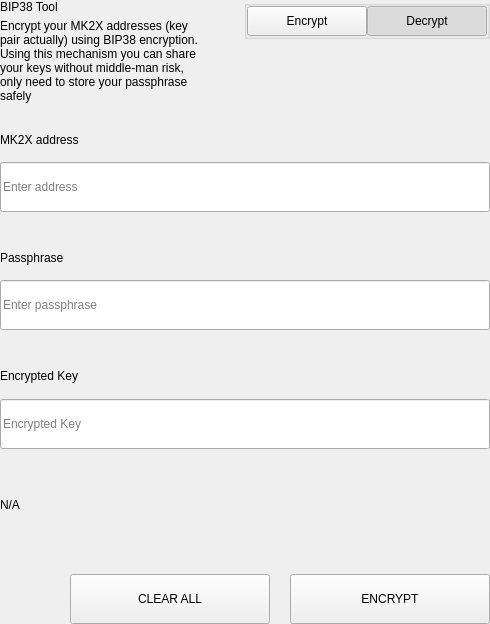
<?xml version="1.0" encoding="UTF-8"?>
<ui version="4.0">
 <class>SettingsBitToolWidget</class>
 <widget class="QWidget" name="SettingsBitToolWidget">
  <property name="geometry">
   <rect>
    <x>0</x>
    <y>0</y>
    <width>490</width>
    <height>624</height>
   </rect>
  </property>
  <property name="windowTitle">
   <string>Form</string>
  </property>
  <layout class="QVBoxLayout" name="verticalLayout">
   <property name="spacing">
    <number>0</number>
   </property>
   <property name="leftMargin">
    <number>0</number>
   </property>
   <property name="topMargin">
    <number>0</number>
   </property>
   <property name="rightMargin">
    <number>0</number>
   </property>
   <property name="bottomMargin">
    <number>0</number>
   </property>
   <item>
    <widget class="QWidget" name="left" native="true">
     <layout class="QVBoxLayout" name="verticalLayout_3">
      <property name="leftMargin">
       <number>0</number>
      </property>
      <property name="topMargin">
       <number>0</number>
      </property>
      <property name="rightMargin">
       <number>0</number>
      </property>
      <property name="bottomMargin">
       <number>0</number>
      </property>
      <item>
       <layout class="QVBoxLayout" name="verticalLayout_2">
        <property name="spacing">
         <number>0</number>
        </property>
        <item>
         <layout class="QHBoxLayout" name="horizontalLayout_3" stretch="3,1">
          <property name="spacing">
           <number>40</number>
          </property>
          <item>
           <layout class="QVBoxLayout" name="verticalLayoutTitle">
            <property name="spacing">
             <number>5</number>
            </property>
            <item>
             <widget class="QLabel" name="labelTitle">
              <property name="text">
               <string>BIP38 Tool</string>
              </property>
             </widget>
            </item>
            <item>
             <widget class="QLabel" name="labelSubtitle1">
              <property name="text">
               <string>Encrypt your MK2X addresses (key pair actually) using BIP38 encryption.
Using this mechanism you can share your keys without middle-man risk, only need to store your passphrase safely</string>
              </property>
              <property name="wordWrap">
               <bool>true</bool>
              </property>
             </widget>
            </item>
           </layout>
          </item>
          <item alignment="Qt::AlignTop">
           <widget class="QGroupBox" name="groupBox">
            <property name="title">
             <string/>
            </property>
            <property name="alignment">
             <set>Qt::AlignLeading|Qt::AlignLeft|Qt::AlignTop</set>
            </property>
            <layout class="QHBoxLayout" name="horizontalLayout_4">
             <property name="spacing">
              <number>0</number>
             </property>
             <property name="leftMargin">
              <number>0</number>
             </property>
             <property name="topMargin">
              <number>0</number>
             </property>
             <property name="rightMargin">
              <number>0</number>
             </property>
             <property name="bottomMargin">
              <number>0</number>
             </property>
             <item>
              <spacer name="horizontalSpacer">
               <property name="orientation">
                <enum>Qt::Horizontal</enum>
               </property>
               <property name="sizeHint" stdset="0">
                <size>
                 <width>40</width>
                 <height>20</height>
                </size>
               </property>
              </spacer>
             </item>
             <item>
              <widget class="QPushButton" name="pushLeft">
               <property name="minimumSize">
                <size>
                 <width>120</width>
                 <height>30</height>
                </size>
               </property>
               <property name="maximumSize">
                <size>
                 <width>120</width>
                 <height>30</height>
                </size>
               </property>
               <property name="focusPolicy">
                <enum>Qt::NoFocus</enum>
               </property>
               <property name="text">
                <string>Encrypt</string>
               </property>
               <property name="checkable">
                <bool>true</bool>
               </property>
               <property name="autoExclusive">
                <bool>true</bool>
               </property>
              </widget>
             </item>
             <item>
              <widget class="QPushButton" name="pushRight">
               <property name="minimumSize">
                <size>
                 <width>120</width>
                 <height>30</height>
                </size>
               </property>
               <property name="maximumSize">
                <size>
                 <width>120</width>
                 <height>30</height>
                </size>
               </property>
               <property name="focusPolicy">
                <enum>Qt::NoFocus</enum>
               </property>
               <property name="text">
                <string>Decrypt</string>
               </property>
               <property name="checkable">
                <bool>true</bool>
               </property>
               <property name="checked">
                <bool>true</bool>
               </property>
               <property name="autoExclusive">
                <bool>true</bool>
               </property>
              </widget>
             </item>
            </layout>
           </widget>
          </item>
         </layout>
        </item>
        <item>
         <widget class="QStackedWidget" name="stackedWidget">
          <property name="currentIndex">
           <number>1</number>
          </property>
          <widget class="QWidget" name="pageDecrypt">
           <layout class="QVBoxLayout" name="verticalLayout_5">
            <property name="spacing">
             <number>0</number>
            </property>
            <property name="leftMargin">
             <number>0</number>
            </property>
            <property name="topMargin">
             <number>0</number>
            </property>
            <property name="rightMargin">
             <number>0</number>
            </property>
            <property name="bottomMargin">
             <number>0</number>
            </property>
            <item>
             <widget class="QWidget" name="widget" native="true">
              <property name="minimumSize">
               <size>
                <width>0</width>
                <height>100</height>
               </size>
              </property>
              <layout class="QVBoxLayout" name="verticalLayout_4">
               <property name="spacing">
                <number>0</number>
               </property>
               <property name="leftMargin">
                <number>0</number>
               </property>
               <property name="topMargin">
                <number>0</number>
               </property>
               <property name="rightMargin">
                <number>0</number>
               </property>
               <property name="bottomMargin">
                <number>0</number>
               </property>
               <item>
                <spacer name="verticalSpacer_2">
                 <property name="orientation">
                  <enum>Qt::Vertical</enum>
                 </property>
                 <property name="sizeType">
                  <enum>QSizePolicy::Fixed</enum>
                 </property>
                 <property name="sizeHint" stdset="0">
                  <size>
                   <width>20</width>
                   <height>20</height>
                  </size>
                 </property>
                </spacer>
               </item>
               <item>
                <layout class="QHBoxLayout" name="horizontalLayout_6" stretch="2">
                 <property name="spacing">
                  <number>0</number>
                 </property>
                 <item>
                  <layout class="QVBoxLayout" name="verticalLayout_7">
                   <property name="spacing">
                    <number>9</number>
                   </property>
                   <item>
                    <widget class="QLabel" name="labelSubtitleKey">
                     <property name="minimumSize">
                      <size>
                       <width>0</width>
                       <height>20</height>
                      </size>
                     </property>
                     <property name="maximumSize">
                      <size>
                       <width>16777215</width>
                       <height>20</height>
                      </size>
                     </property>
                     <property name="text">
                      <string>Encrypted key</string>
                     </property>
                    </widget>
                   </item>
                   <item>
                    <widget class="QLineEdit" name="lineEditKey">
                     <property name="minimumSize">
                      <size>
                       <width>0</width>
                       <height>50</height>
                      </size>
                     </property>
                     <property name="maximumSize">
                      <size>
                       <width>16777215</width>
                       <height>50</height>
                      </size>
                     </property>
                     <property name="placeholderText">
                      <string>Enter a encrypted key</string>
                     </property>
                    </widget>
                   </item>
                  </layout>
                 </item>
                </layout>
               </item>
               <item>
                <spacer name="verticalSpacer_3">
                 <property name="orientation">
                  <enum>Qt::Vertical</enum>
                 </property>
                 <property name="sizeType">
                  <enum>QSizePolicy::Fixed</enum>
                 </property>
                 <property name="sizeHint" stdset="0">
                  <size>
                   <width>20</width>
                   <height>20</height>
                  </size>
                 </property>
                </spacer>
               </item>
               <item>
                <layout class="QVBoxLayout" name="verticalLayout_9">
                 <property name="spacing">
                  <number>9</number>
                 </property>
                 <item>
                  <widget class="QLabel" name="labelSubtitlePassphrase">
                   <property name="maximumSize">
                    <size>
                     <width>16777215</width>
                     <height>20</height>
                    </size>
                   </property>
                   <property name="text">
                    <string>Passphrase</string>
                   </property>
                  </widget>
                 </item>
                 <item>
                  <widget class="QLineEdit" name="lineEditPassphrase">
                   <property name="minimumSize">
                    <size>
                     <width>0</width>
                     <height>50</height>
                    </size>
                   </property>
                   <property name="maximumSize">
                    <size>
                     <width>16777215</width>
                     <height>50</height>
                    </size>
                   </property>
                   <property name="placeholderText">
                    <string>Enter a passphrase</string>
                   </property>
                  </widget>
                 </item>
                </layout>
               </item>
               <item>
                <spacer name="verticalSpacer_4">
                 <property name="orientation">
                  <enum>Qt::Vertical</enum>
                 </property>
                 <property name="sizeType">
                  <enum>QSizePolicy::Fixed</enum>
                 </property>
                 <property name="sizeHint" stdset="0">
                  <size>
                   <width>20</width>
                   <height>20</height>
                  </size>
                 </property>
                </spacer>
               </item>
               <item>
                <widget class="QWidget" name="widget_3" native="true">
                 <property name="sizePolicy">
                  <sizepolicy hsizetype="Preferred" vsizetype="Fixed">
                   <horstretch>0</horstretch>
                   <verstretch>0</verstretch>
                  </sizepolicy>
                 </property>
                 <layout class="QVBoxLayout" name="verticalLayout_10">
                  <property name="spacing">
                   <number>9</number>
                  </property>
                  <property name="leftMargin">
                   <number>0</number>
                  </property>
                  <property name="topMargin">
                   <number>0</number>
                  </property>
                  <property name="rightMargin">
                   <number>0</number>
                  </property>
                  <property name="bottomMargin">
                   <number>0</number>
                  </property>
                  <item>
                   <widget class="QLabel" name="labelSubtitleDecryptResult">
                    <property name="minimumSize">
                     <size>
                      <width>0</width>
                      <height>20</height>
                     </size>
                    </property>
                    <property name="maximumSize">
                     <size>
                      <width>16777215</width>
                      <height>20</height>
                     </size>
                    </property>
                    <property name="text">
                     <string>Decrypted address result</string>
                    </property>
                   </widget>
                  </item>
                  <item>
                   <widget class="QWidget" name="widget_4" native="true">
                    <layout class="QHBoxLayout" name="horizontalLayout" stretch="6,0,1">
                     <property name="spacing">
                      <number>0</number>
                     </property>
                     <property name="leftMargin">
                      <number>0</number>
                     </property>
                     <property name="topMargin">
                      <number>0</number>
                     </property>
                     <property name="rightMargin">
                      <number>0</number>
                     </property>
                     <property name="bottomMargin">
                      <number>0</number>
                     </property>
                     <item alignment="Qt::AlignVCenter">
                      <widget class="QLineEdit" name="lineEditDecryptResult">
                       <property name="minimumSize">
                        <size>
                         <width>0</width>
                         <height>50</height>
                        </size>
                       </property>
                       <property name="maximumSize">
                        <size>
                         <width>16777215</width>
                         <height>50</height>
                        </size>
                       </property>
                       <property name="placeholderText">
                        <string>Decrypted Address</string>
                       </property>
                      </widget>
                     </item>
                     <item>
                      <spacer name="horizontalSpacer_4">
                       <property name="orientation">
                        <enum>Qt::Horizontal</enum>
                       </property>
                       <property name="sizeType">
                        <enum>QSizePolicy::Fixed</enum>
                       </property>
                       <property name="sizeHint" stdset="0">
                        <size>
                         <width>20</width>
                         <height>50</height>
                        </size>
                       </property>
                      </spacer>
                     </item>
                     <item>
                      <widget class="QPushButton" name="pushButtonImport">
                       <property name="minimumSize">
                        <size>
                         <width>140</width>
                         <height>40</height>
                        </size>
                       </property>
                       <property name="text">
                        <string>Import Address</string>
                       </property>
                      </widget>
                     </item>
                    </layout>
                   </widget>
                  </item>
                 </layout>
                </widget>
               </item>
               <item>
                <widget class="QLabel" name="statusLabel_DEC">
                 <property name="maximumSize">
                  <size>
                   <width>16777215</width>
                   <height>40</height>
                  </size>
                 </property>
                 <property name="text">
                  <string/>
                 </property>
                </widget>
               </item>
               <item>
                <spacer name="verticalSpacer">
                 <property name="orientation">
                  <enum>Qt::Vertical</enum>
                 </property>
                 <property name="sizeType">
                  <enum>QSizePolicy::Preferred</enum>
                 </property>
                 <property name="sizeHint" stdset="0">
                  <size>
                   <width>20</width>
                   <height>20</height>
                  </size>
                 </property>
                </spacer>
               </item>
               <item>
                <layout class="QHBoxLayout" name="horizontalLayout_7">
                 <property name="spacing">
                  <number>0</number>
                 </property>
                 <item>
                  <spacer name="horizontalSpacer_5">
                   <property name="orientation">
                    <enum>Qt::Horizontal</enum>
                   </property>
                   <property name="sizeType">
                    <enum>QSizePolicy::Expanding</enum>
                   </property>
                   <property name="sizeHint" stdset="0">
                    <size>
                     <width>40</width>
                     <height>20</height>
                    </size>
                   </property>
                  </spacer>
                 </item>
                 <item>
                  <widget class="QPushButton" name="pushButtonDecryptClear">
                   <property name="minimumSize">
                    <size>
                     <width>200</width>
                     <height>50</height>
                    </size>
                   </property>
                   <property name="maximumSize">
                    <size>
                     <width>200</width>
                     <height>50</height>
                    </size>
                   </property>
                   <property name="text">
                    <string>CLEAR</string>
                   </property>
                  </widget>
                 </item>
                 <item>
                  <spacer name="horizontalSpacer_3">
                   <property name="orientation">
                    <enum>Qt::Horizontal</enum>
                   </property>
                   <property name="sizeType">
                    <enum>QSizePolicy::Fixed</enum>
                   </property>
                   <property name="sizeHint" stdset="0">
                    <size>
                     <width>20</width>
                     <height>20</height>
                    </size>
                   </property>
                  </spacer>
                 </item>
                 <item>
                  <widget class="QPushButton" name="pushButtonDecrypt">
                   <property name="minimumSize">
                    <size>
                     <width>200</width>
                     <height>50</height>
                    </size>
                   </property>
                   <property name="maximumSize">
                    <size>
                     <width>200</width>
                     <height>50</height>
                    </size>
                   </property>
                   <property name="text">
                    <string>DECRYPT KEY</string>
                   </property>
                  </widget>
                 </item>
                </layout>
               </item>
              </layout>
             </widget>
            </item>
           </layout>
          </widget>
          <widget class="QWidget" name="pageEncrypt">
           <layout class="QVBoxLayout" name="verticalLayout_11">
            <property name="spacing">
             <number>0</number>
            </property>
            <property name="leftMargin">
             <number>0</number>
            </property>
            <property name="topMargin">
             <number>0</number>
            </property>
            <property name="rightMargin">
             <number>0</number>
            </property>
            <property name="bottomMargin">
             <number>0</number>
            </property>
            <item>
             <spacer name="verticalSpacer_8">
              <property name="orientation">
               <enum>Qt::Vertical</enum>
              </property>
              <property name="sizeType">
               <enum>QSizePolicy::Fixed</enum>
              </property>
              <property name="sizeHint" stdset="0">
               <size>
                <width>20</width>
                <height>20</height>
               </size>
              </property>
             </spacer>
            </item>
            <item>
             <widget class="QWidget" name="containerAddressEnc" native="true">
              <layout class="QVBoxLayout" name="containerAddressEncLayout">
               <property name="spacing">
                <number>5</number>
               </property>
               <property name="leftMargin">
                <number>0</number>
               </property>
               <property name="topMargin">
                <number>0</number>
               </property>
               <property name="rightMargin">
                <number>0</number>
               </property>
               <property name="bottomMargin">
                <number>0</number>
               </property>
               <item>
                <widget class="QLabel" name="labelSubtitleAddress">
                 <property name="minimumSize">
                  <size>
                   <width>0</width>
                   <height>20</height>
                  </size>
                 </property>
                 <property name="maximumSize">
                  <size>
                   <width>16777215</width>
                   <height>20</height>
                  </size>
                 </property>
                 <property name="text">
                  <string>MK2X address</string>
                 </property>
                </widget>
               </item>
               <item>
                <widget class="QLineEdit" name="addressIn_ENC">
                 <property name="minimumSize">
                  <size>
                   <width>0</width>
                   <height>50</height>
                  </size>
                 </property>
                 <property name="placeholderText">
                  <string>Enter address</string>
                 </property>
                </widget>
               </item>
              </layout>
             </widget>
            </item>
            <item>
             <spacer name="verticalSpacer_6">
              <property name="orientation">
               <enum>Qt::Vertical</enum>
              </property>
              <property name="sizeType">
               <enum>QSizePolicy::Fixed</enum>
              </property>
              <property name="sizeHint" stdset="0">
               <size>
                <width>20</width>
                <height>20</height>
               </size>
              </property>
             </spacer>
            </item>
            <item>
             <widget class="QWidget" name="containerAddress" native="true">
              <layout class="QHBoxLayout" name="horizontalLayout_9" stretch="2">
               <property name="spacing">
                <number>0</number>
               </property>
               <property name="leftMargin">
                <number>0</number>
               </property>
               <property name="topMargin">
                <number>0</number>
               </property>
               <property name="rightMargin">
                <number>0</number>
               </property>
               <property name="bottomMargin">
                <number>0</number>
               </property>
               <item>
                <layout class="QVBoxLayout" name="verticalLayout_8">
                 <property name="spacing">
                  <number>5</number>
                 </property>
                 <item>
                  <widget class="QLabel" name="labelSubtitleMessage">
                   <property name="minimumSize">
                    <size>
                     <width>0</width>
                     <height>20</height>
                    </size>
                   </property>
                   <property name="maximumSize">
                    <size>
                     <width>16777215</width>
                     <height>20</height>
                    </size>
                   </property>
                   <property name="text">
                    <string>Passphrase</string>
                   </property>
                  </widget>
                 </item>
                 <item>
                  <widget class="QLineEdit" name="passphraseIn_ENC">
                   <property name="minimumSize">
                    <size>
                     <width>0</width>
                     <height>50</height>
                    </size>
                   </property>
                   <property name="maximumSize">
                    <size>
                     <width>16777215</width>
                     <height>50</height>
                    </size>
                   </property>
                   <property name="placeholderText">
                    <string>Enter passphrase</string>
                   </property>
                  </widget>
                 </item>
                </layout>
               </item>
              </layout>
             </widget>
            </item>
            <item>
             <spacer name="verticalSpacer_7">
              <property name="orientation">
               <enum>Qt::Vertical</enum>
              </property>
              <property name="sizeType">
               <enum>QSizePolicy::Fixed</enum>
              </property>
              <property name="sizeHint" stdset="0">
               <size>
                <width>20</width>
                <height>20</height>
               </size>
              </property>
             </spacer>
            </item>
            <item>
             <widget class="QWidget" name="widget_2" native="true">
              <property name="minimumSize">
               <size>
                <width>0</width>
                <height>75</height>
               </size>
              </property>
              <property name="maximumSize">
               <size>
                <width>16777215</width>
                <height>16777215</height>
               </size>
              </property>
              <layout class="QVBoxLayout" name="verticalLayout_6">
               <property name="leftMargin">
                <number>0</number>
               </property>
               <property name="topMargin">
                <number>0</number>
               </property>
               <property name="rightMargin">
                <number>0</number>
               </property>
               <property name="bottomMargin">
                <number>0</number>
               </property>
               <item>
                <widget class="QLabel" name="labelSubtitleEncryptedKey">
                 <property name="minimumSize">
                  <size>
                   <width>0</width>
                   <height>20</height>
                  </size>
                 </property>
                 <property name="maximumSize">
                  <size>
                   <width>16777215</width>
                   <height>20</height>
                  </size>
                 </property>
                 <property name="text">
                  <string>Encrypted Key</string>
                 </property>
                </widget>
               </item>
               <item>
                <widget class="QLineEdit" name="encryptedKeyOut_ENC">
                 <property name="minimumSize">
                  <size>
                   <width>0</width>
                   <height>50</height>
                  </size>
                 </property>
                 <property name="placeholderText">
                  <string>Encrypted Key</string>
                 </property>
                </widget>
               </item>
              </layout>
             </widget>
            </item>
            <item>
             <widget class="QLabel" name="statusLabel_ENC">
              <property name="text">
               <string notr="true">N/A</string>
              </property>
             </widget>
            </item>
            <item>
             <spacer name="verticalSpacer_5">
              <property name="orientation">
               <enum>Qt::Vertical</enum>
              </property>
              <property name="sizeType">
               <enum>QSizePolicy::Fixed</enum>
              </property>
              <property name="sizeHint" stdset="0">
               <size>
                <width>20</width>
                <height>20</height>
               </size>
              </property>
             </spacer>
            </item>
            <item>
             <layout class="QHBoxLayout" name="horizontalLayout_8">
              <property name="spacing">
               <number>0</number>
              </property>
              <item>
               <spacer name="horizontalSpacer_6">
                <property name="orientation">
                 <enum>Qt::Horizontal</enum>
                </property>
                <property name="sizeType">
                 <enum>QSizePolicy::Expanding</enum>
                </property>
                <property name="sizeHint" stdset="0">
                 <size>
                  <width>40</width>
                  <height>20</height>
                 </size>
                </property>
               </spacer>
              </item>
              <item>
               <widget class="QPushButton" name="pushButtonClear">
                <property name="minimumSize">
                 <size>
                  <width>200</width>
                  <height>50</height>
                 </size>
                </property>
                <property name="focusPolicy">
                 <enum>Qt::NoFocus</enum>
                </property>
                <property name="text">
                 <string>CLEAR ALL</string>
                </property>
               </widget>
              </item>
              <item>
               <spacer name="horizontalSpacer_2">
                <property name="orientation">
                 <enum>Qt::Horizontal</enum>
                </property>
                <property name="sizeType">
                 <enum>QSizePolicy::Fixed</enum>
                </property>
                <property name="sizeHint" stdset="0">
                 <size>
                  <width>20</width>
                  <height>20</height>
                 </size>
                </property>
               </spacer>
              </item>
              <item>
               <widget class="QPushButton" name="pushButtonEncrypt">
                <property name="minimumSize">
                 <size>
                  <width>200</width>
                  <height>50</height>
                 </size>
                </property>
                <property name="maximumSize">
                 <size>
                  <width>200</width>
                  <height>50</height>
                 </size>
                </property>
                <property name="focusPolicy">
                 <enum>Qt::NoFocus</enum>
                </property>
                <property name="text">
                 <string>ENCRYPT</string>
                </property>
               </widget>
              </item>
             </layout>
            </item>
           </layout>
          </widget>
         </widget>
        </item>
       </layout>
      </item>
     </layout>
    </widget>
   </item>
  </layout>
 </widget>
 <resources/>
 <connections/>
</ui>
